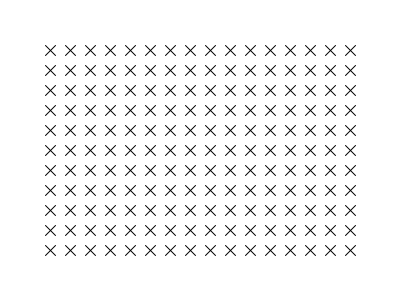
Frame 1 (no input)
Frame 60 (the mouse pressed at the canvas centre just before this capture): identical to frame 1, image omitted
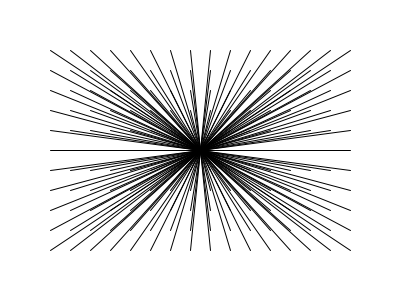
Frame 120 (the mouse held since frame 60 and released just before this capture)

The Processing sketch that drew these frames (run headless with seeded random() and noise(); from frame 60 on, the mouse is pressed at the canvas centre):

// Processing sketch: processing_57191
// ── processing_57191.pde

int option = 1;

void setup() {

size(400, 300);

smooth();

noFill();

}



void draw() {

background(255);



if (option == 1) {

// Option 1: Stitches

for (int x = 50; x <= width-50; x += 20) {

for (int y = 50; y <= height-50; y+=20) {

line(x-5, y-5, x+5, y+5);

line(x+5, y-5, x-5, y+5);

}

}

}

else if (option == 2) {

// Option 2: Perspective

for (int x = 50; x <= width-50; x += 20) {

for (int y = 50; y <= height-50; y+=20) {

line(x, y, width/2, height/2);

}

}

}

else if (option == 3) {

// Option 3: Overlapping circles

for (int x = 50; x <= width-50; x += 20) {

for (int y = 50; y <= height-50; y+=20) {

ellipse(x, y, 40, 40);

}

}

}

else if (option == 4) {

// Option 4: Rotating arcs

int count = 120;

for (int x = 50; x <= width-50; x += 20) {

for (int y = 50; y <= height-50; y+=20) {

float s = map(count, 120, 0, 0, TWO_PI*2);

arc(x, y, 14, 14, s, s + PI);

count--;

}

}

}

else if (option == 5) {

// Option 5: Groups of fiv
for (int x = 50; x < width-50; x += 20) {
for (int y = 50; y < height-50; y+=20) {
//rect(x-10, y-10, 22, 22);
for (int i = 0; i < 16; i+=4) {
line(x + i, y, x + i, y + 12);
}
line(x, y, x + 12, y + 12);
}
}
}

else if (option == 6) {
  
for (int x = 50; x < width-50; x += 20) {
for (int y = 50; y < height-50; y+=20) {
rect(x-10, y-10, 22, 22);
for (int i = 0; i < 16; i+=4) {
line(x-9, y-5, x+10, y+9);
line(x+9, y-5, x-10, y+9);
}
}
}
}

else if (option == 7) {
  for (int x = 5; x < width-5; x += 10) {
    for (int y = 5; y < height-5; y += 5) {
      line(x, y, x + 10, y + 10);
    }
  }
}

else if (option == 8) {
  for (int x = 5; x < width-5; x +=10) {
    for (int y = 5; y < height-5; y +=10) {
    ellipse(x, x, 40, 40);
    line(x, y, x + 10, y + 10);
    ellipse(x+60, x, 40, 40);
    ellipse(x+120, x, 40, 40);
    ellipse(x+240, x, 40, 40);
    ellipse(x+180, x, 40, 40);
    ellipse(x+300, x, 40, 40);
    ellipse(x+360, x, 40, 40);
    ellipse(x-60, x, 40, 40);
    ellipse(x-120, x, 40, 40);
    ellipse(x-180, x, 40, 40);
    ellipse(x-240, x, 40, 40);
    ellipse(x-300, x, 40, 40);
    ellipse(x+410, x, 40, 40);
  }
  }
}

else if (option == 9) {
  for (int x = 5; x < width-5; x +=10) {
    for (int y = 5; y < height-5; y +=10) {
    ellipse(x, x, 40, 40);
    ellipse(x+60, x, 40, 40);
    ellipse(x+120, x, 40, 40);
    ellipse(x+240, x, 40, 40);
    ellipse(x+180, x, 40, 40);
    ellipse(x+300, x, 40, 40);
    ellipse(x+360, x, 40, 40);
    ellipse(x-60, x, 40, 40);
    ellipse(x-120, x, 40, 40);
    ellipse(x-180, x, 40, 40);
    ellipse(x-240, x, 40, 40);
    ellipse(x-300, x, 40, 40);
    ellipse(x+410, x, 40, 40);
    
    }
  }
}

else if (option == 10) {
  
  for (int x = 5; x < width-5; x +=10) {
    for (int y = 5; y < height-5; y +=10) {
      ellipse (x,y,40,10);
    }
  }
}

else if (option == 11) {
  
  for (int x = 50; x < width-50; x +=20) {
    for (int y = 50; y < height-50; y +=20) {
      ellipse (x,y,40,10);
    }
  }
}

else if (option == 12) {
  
  for (int x = 50; x < width-50; x +=20) {
    for (int y = 50; y < height-50; y +=20) {
      ellipse (x,y,10,40);
    }
  }
}



else if (option == 13) {
  
  for (int x = 50; x < width-50; x +=20) {
    for (int y = 50; y < height-50; y +=20) {
      ellipse (x,y,40,10);
      ellipse (x,y,10,40);
    }
  }
}

}



void mousePressed() {

option++;

if (option > 13) option = 1;

}
